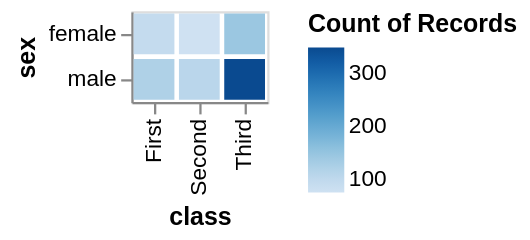

Notebook code for this chart:
### Code cell
alt.Chart(data).mark_bar().encode(
    x='class',
    y='sex',
    color='count()')

### Figure 1 — Vega-Lite specification as saved in the notebook (floating-point values rounded to 4 significant figures; data arrays with more than 128 entries replaced by an {"elided": "..."} marker saying what was removed)
{"config": {"view": {"continuousWidth": 300, "continuousHeight": 300}}, "data": {"name": "data-0c38bb19a9fd97a919c8e685b97dc7d4"}, "mark": {"type": "bar"}, "encoding": {"color": {"aggregate": "count", "type": "quantitative"}, "x": {"field": "class", "type": "nominal"}, "y": {"field": "sex", "type": "nominal"}}, "$schema": "https://vega.github.io/schema/vega-lite/v5.20.1.json", "datasets": {"data-0c38bb19a9fd97a919c8e685b97dc7d4": {"elided": "891 records"}}}
